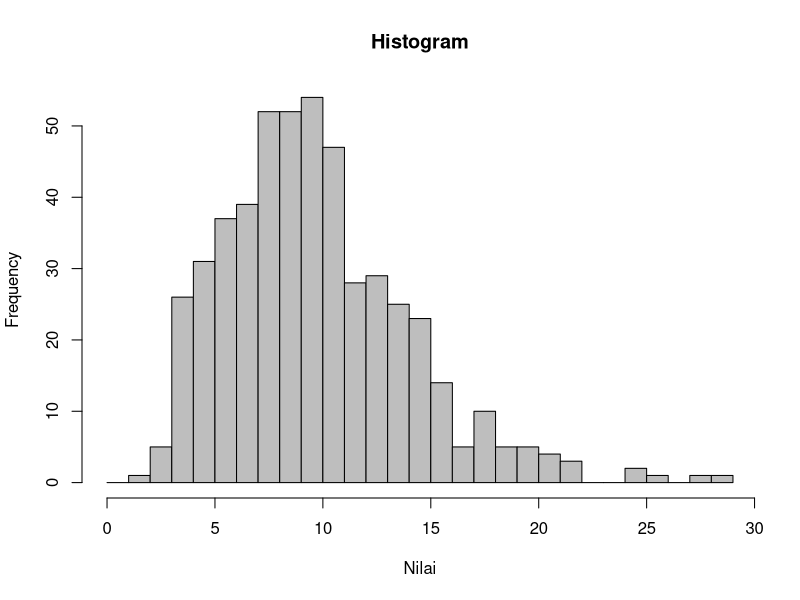

Here is the R script that generated this plot:
# No (3)
x <- 3
v <- 10

# a
prob_chisq <- dchisq(x, v)
prob_chisq

# b
set.seed(123)
x <- rchisq(500, v)
hist(x, breaks = seq(0, max(x) + 1, by = 1), col = "gray",
     main = "Histogram", xlab = "Nilai")

# c
mean_chisq <- v
var_chisq <- 2 * v
mean_chisq
var_chisq